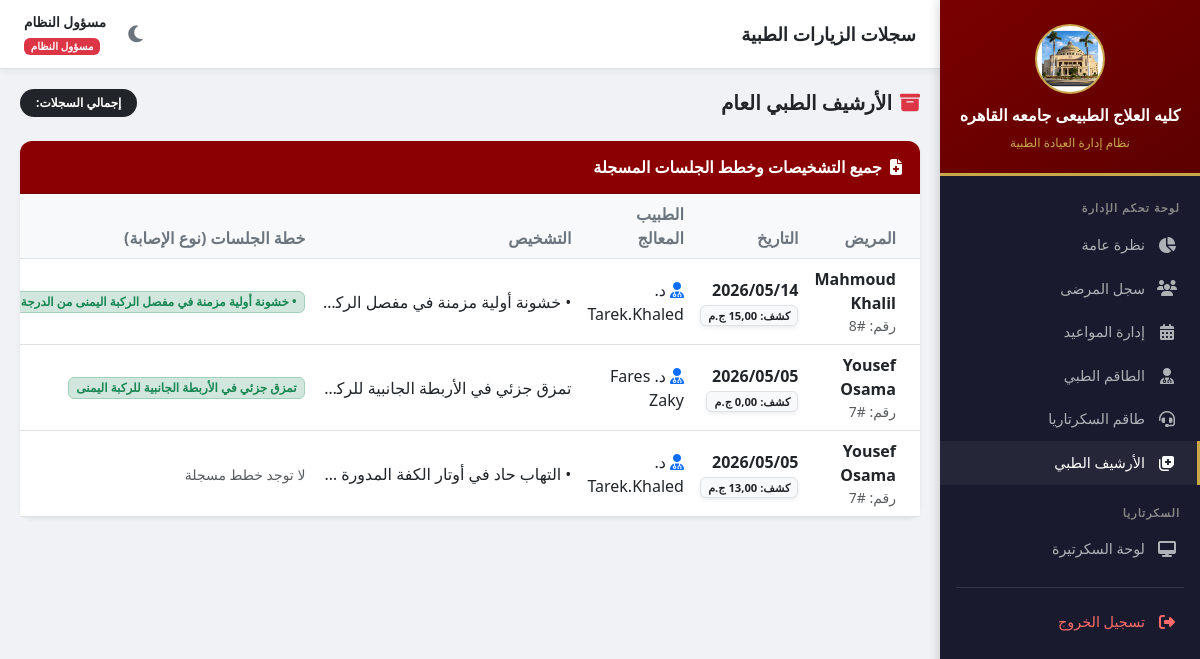
The page /admin-panel/records/ (signed in) on the database its author committed.
### clinic/models.py (models this page shows, shortened)
class MedicalRecord(models.Model):
    patient = models.ForeignKey(Patient, on_delete=models.CASCADE, related_name='medical_records', verbose_name="المريض")
    doctor = models.ForeignKey(Doctor, on_delete=models.CASCADE, verbose_name="الدكتور")
    appointment = models.OneToOneField(Appointment, on_delete=models.SET_NULL, null=True, blank=True, related_name='medical_record', verbose_name="الموعد")
    visit_date = models.DateField(verbose_name="تاريخ الزيارة")
    diagnosis = models.TextField(verbose_name="التشخيص")
    symptoms = models.TextField(blank=True, verbose_name="الأعراض")
    notes = models.TextField(blank=True, verbose_name="ملاحظات الطبيب")
    created_at = models.DateTimeField(auto_now_add=True)
    updated_at = models.DateTimeField(auto_now=True)
    class Meta:
        verbose_name = "سجل طبي"
        verbose_name_plural = "السجلات الطبية"
        ordering = ['-visit_date']

class Patient(models.Model):
    GENDER_CHOICES = [('M', 'ذكر'), ('F', 'أنثى')]
    patient_number = models.AutoField(primary_key=True, verbose_name="رقم المريض")
    name = models.CharField(max_length=150, verbose_name="الاسم")
    gender = models.CharField(max_length=1, choices=GENDER_CHOICES, verbose_name="الجنس")
    birth_date = models.DateField(verbose_name="تاريخ الميلاد")
    phone = models.CharField(max_length=20, blank=True, verbose_name="رقم الهاتف")
    address = models.TextField(blank=True, verbose_name="العنوان")
    national_id = models.CharField(max_length=14, unique=True, verbose_name="الرقم القومي", null=True, blank=True)
    created_at = models.DateTimeField(auto_now_add=True)
    updated_at = models.DateTimeField(auto_now=True)
    class Meta:
        verbose_name = "مريض"
        verbose_name_plural = "المرضى"

class Appointment(models.Model):
    STATUS_CHOICES = [
        ('pending', 'قيد الانتظار'),
        ('confirmed', 'مؤكد'),
        ('completed', 'مكتمل'),
        ('cancelled', 'ملغي'),
    ]
    TYPE_CHOICES = [
        ('new', 'كشف جديد'),
        ('followup', 'استشارة / متابعة'),
        ('session', 'جلسة علاجية'),
    ]
    patient = models.ForeignKey(Patient, on_delete=models.CASCADE, related_name='appointments', verbose_name="المريض")
    doctor = models.ForeignKey(Doctor, on_delete=models.SET_NULL, null=True, blank=True, related_name='appointments', verbose_name="الدكتور")
    specialty = models.ForeignKey(Specialty, on_delete=models.CASCADE, verbose_name="التخصص")
    appointment_type = models.CharField(max_length=20, choices=TYPE_CHOICES, default='new', verbose_name="نوع الموعد")
    appointment_date = models.DateField(verbose_name="تاريخ الموعد")
    appointment_time = models.TimeField(verbose_name="وقت الموعد")
    status = models.CharField(max_length=20, choices=STATUS_CHOICES, default='pending', verbose_name="الحالة")
    notes = models.TextField(blank=True, verbose_name="ملاحظات")
    consultation_fee = models.DecimalField(max_digits=8, decimal_places=2, verbose_name="السعر المدفوع", default=0.0)
    created_by = models.ForeignKey(User, on_delete=models.SET_NULL, null=True, blank=True, related_name='created_appointments', verbose_name="تم التسجيل بواسطة")
    created_at = models.DateTimeField(auto_now_add=True)
    updated_at = models.DateTimeField(auto_now=True)
    class Meta:
        verbose_name = "موعد"
        verbose_name_plural = "المواعيد"
        ordering = ['appointment_date', 'appointment_time']

class Doctor(models.Model):
    user = models.OneToOneField(User, on_delete=models.CASCADE, verbose_name="المستخدم")
    specialty = models.ForeignKey(Specialty, on_delete=models.SET_NULL, null=True, verbose_name="التخصص")
    phone = models.CharField(max_length=20, blank=True, verbose_name="رقم الهاتف")
    def __str__(self):
        return f"د. {self.user.get_full_name() or self.user.username}"
    class Meta:
        verbose_name = "دكتور"
        verbose_name_plural = "الأطباء"

class Prescription(models.Model):
    medical_record = models.ForeignKey(MedicalRecord, on_delete=models.CASCADE, related_name='prescriptions', verbose_name="السجل الطبي")
    doctor = models.ForeignKey(Doctor, on_delete=models.CASCADE, verbose_name="الدكتور")
    injury_type = models.CharField(max_length=200, verbose_name="نوع الإصابة")
    total_sessions = models.PositiveIntegerField(verbose_name="إجمالي عدد الجلسات", default=1)
    completed_sessions = models.PositiveIntegerField(verbose_name="عدد الجلسات المنفذة", default=0)
    first_session_date = models.DateField(verbose_name="تاريخ أول جلسة", null=True, blank=True)
    last_session_date = models.DateField(verbose_name="تاريخ آخر جلسة", null=True, blank=True)
    instructions = models.TextField(blank=True, verbose_name="تعليمات إضافية")
    created_at = models.DateTimeField(auto_now_add=True)
    updated_at = models.DateTimeField(auto_now=True)
    class Meta:
        verbose_name = "خطة جلسات"
        verbose_name_plural = "خطط الجلسات"

### clinic/views.py (the view)
# urls.py: path('admin-panel/records/', views.admin_records, name='admin_records'),
@login_required
@user_passes_test(is_admin, login_url='login')
def admin_records(request):
    records = MedicalRecord.objects.select_related('patient', 'doctor').prefetch_related('prescriptions').order_by('-visit_date')
    page_obj = _paginate(records, request)
    return render(request, 'admin/records.html', {'records': page_obj})

### clinic/views.py (called while the page is built)
def is_admin(user):
    return user.is_superuser or user.is_staff

def _paginate(queryset, request):
    paginator = Paginator(queryset, ITEMS_PER_PAGE)
    page_number = request.GET.get('page')
    return paginator.get_page(page_number)

### templates/admin/records.html (shortened to what this page needs)
{% extends 'base.html' %}
{% block page_title %}سجلات الزيارات الطبية{% endblock %}
{% block content %}
<div class="d-flex justify-content-between align-items-center mb-4">
    <h5 class="fw-bold text-body mb-0">
        <i class="fas fa-archive me-2 text-danger"></i>الأرشيف الطبي العام
    </h5>
    <span class="badge bg-dark px-3 py-2 rounded-pill">إجمالي السجلات: {{ records.count }}</span>
</div>
<div class="card shadow-sm border-0">
    <div class="card-header text-white d-flex justify-content-between align-items-center" style="background: #8B0000;">
        <span><i class="fas fa-file-medical me-2"></i>جميع التشخيصات وخطط الجلسات المسجلة</span>
    </div>
    <div class="card-body p-0">
        <div class="table-responsive">
            <table class="table table-hover align-middle mb-0">
                <thead class="table-light text-muted">
                    <tr>
                        <th class="ps-4">المريض</th>
                        <th>التاريخ</th>
                        <th>الطبيب المعالج</th>
                        <th>التشخيص</th>
                        <th>خطة الجلسات (نوع الإصابة)</th>
                    </tr>
                </thead>
                <tbody>
                    {% for record in records %}
                    <tr>
                        <td class="ps-4">
                            <div class="d-flex flex-column">
                                <a href="{% url 'admin_patient_detail' record.patient.pk %}" class="fw-bold text-body text-decoration-none">
                                    {{ record.patient.name }}
                                </a>
                                <small class="text-muted">رقم: #{{ record.patient.patient_number }}</small>
                            </div>
                        </td>
                        <td>
                            <div class="fw-bold">{{ record.visit_date|date:"Y/m/d" }}</div>
                            {% if record.appointment %}
                            <small class="badge bg-light text-body border shadow-sm" style="font-size: 0.7rem;">
                                كشف: {{ record.appointment.consultation_fee }} ج.م
                            </small>
                            {% endif %}
                        </td>
                        <td>
                            <span class="text-body"><i class="fas fa-user-md me-1 text-primary"></i>{{ record.doctor }}</span>
                        </td>
                        <td>
                            <div class="text-truncate" style="max-width: 250px;" title="{{ record.diagnosis }}">
                            </div>
                        </td>
                        <td>
                            {% if record.prescriptions.all %}
                                <div class="d-flex flex-wrap gap-1">
                                    {% for rx in record.prescriptions.all|slice:":2" %}
                                        <span class="badge bg-success-subtle text-success border border-success-subtle" style="font-size: 0.75rem;">
                                            {{ rx.injury_type }}
                                        </span>
                                    {% endfor %}
                                </div>
                            {% else %}
                                <span class="text-muted small">لا توجد خطط مسجلة</span>
                            {% endif %}
                        </td>
                    </tr>
                    {% endfor %}
                </tbody>
            </table>
        </div>
    </div>
</div>
{% endblock %}

### templates/base.html (shortened to what this page needs)
<!DOCTYPE html>
<html lang="ar" dir="rtl">
<head>
<link href="https://cdn.jsdelivr.net/npm/bootstrap@5.3.0/dist/css/bootstrap.rtl.min.css" rel="stylesheet">
<link href="https://cdnjs.cloudflare.com/ajax/libs/font-awesome/6.4.0/css/all.min.css" rel="stylesheet">
</head>
<body>
{% load auth_extras %}
{% if user.is_authenticated %}
<div class="sidebar" id="sidebar">
  <div class="sidebar-header">
    <div class="logo-container"><img src="/media/2.png" alt="لوجو جامعة القاهرة"></div>
    <h6>كليه العلاج الطبيعى جامعه القاهره</h6>
    <small>نظام إدارة العيادة الطبية</small>
  </div>
  <div class="sidebar-nav-container">
    {% if user.is_staff or user.is_superuser %}
    <div class="nav-section">لوحة تحكم الإدارة</div>
    <a href="{% url 'admin_dashboard' %}" class="nav-link-side {% if request.resolver_match.url_name == 'admin_dashboard' %}active{% endif %}" onclick="closeSidebar()"><i class="fas fa-chart-pie"></i> نظرة عامة</a>
    <a href="{% url 'admin_patients' %}" class="nav-link-side " onclick="closeSidebar()"><i class="fas fa-users"></i> سجل المرضى</a>
    <a href="{% url 'admin_appointments' %}" class="nav-link-side {% if request.resolver_match.url_name == 'admin_appointments' %}active{% endif %}" onclick="closeSidebar()"><i class="fas fa-calendar-alt"></i> إدارة المواعيد</a>
    <a href="{% url 'admin_doctors' %}" class="nav-link-side {% if request.resolver_match.url_name == 'admin_doctors' %}active{% endif %}" onclick="closeSidebar()"><i class="fas fa-user-md"></i> الطاقم الطبي</a>
    <a href="{% url 'admin_secretaries' %}" class="nav-link-side {% if 'admin_secreta' in request.resolver_match.url_name %}active{% endif %}" onclick="closeSidebar()"><i class="fas fa-headset"></i> طاقم السكرتاريا</a>
    <a href="{% url 'admin_records' %}" class="nav-link-side {% if request.resolver_match.url_name == 'admin_records' %}active{% endif %}" onclick="closeSidebar()"><i class="fas fa-notes-medical"></i> الأرشيف الطبي</a>
    <div class="nav-section" style="margin-top:8px;">السكرتاريا</div>
    <a href="{% url 'secretary_dashboard' %}" class="nav-link-side {% if request.resolver_match.url_name == 'secretary_dashboard' %}active{% endif %}" onclick="closeSidebar()"><i class="fas fa-desktop"></i> لوحة السكرتيرة</a>
    {% endif %}
    <div class="mt-3 border-top border-secondary pt-2" style="opacity:.3; margin: 0 16px;"></div>
    <a href="{% url 'logout' %}" class="nav-link-side mt-1" style="color:#ff6b6b;" onclick="closeSidebar()"><i class="fas fa-sign-out-alt"></i> تسجيل الخروج</a>
  </div>
</div>
<div class="main-content">
  <div class="topbar">
    <div class="d-flex align-items-center gap-2">
      <h5>{% block page_title %}{% endblock %}</h5>
    </div>
    <div class="d-flex align-items-center gap-3">
      <button class="theme-toggle" onclick="toggleTheme()" title="تبديل الوضع" aria-label="تبديل الوضع الليلي">
        <i class="fas fa-moon" id="themeIcon"></i>
      </button>
      <div class="text-end d-none d-sm-block">
        <div class="fw-bold" style="font-size:.85rem;">{{ user.get_full_name|default:user.username }}</div>
        {% if user.is_staff %}<span class="badge bg-danger" style="font-size:.65rem;">مسؤول النظام</span>
        {% elif user|has_group:"secretary" %}<span class="badge bg-success" style="font-size:.65rem;">سكرتيرة</span>
        {% else %}<span class="badge bg-primary" style="font-size:.65rem;">طبيب</span>{% endif %}
      </div>
    </div>
  </div>
  <div class="content-area">
    {% block content %}{% endblock %}
  </div>
</div>
{% else %}
{% block full_content %}{% endblock %}
{% endif %}
</body>
</html>

### templates/base.html (style rules this page uses)
:root { --cu-red: #8B0000; --cu-gold: #C9A84C; --cu-dark: #1a1a2e; --cu-gray: #f0f2f5; --sidebar-w: 260px; --bg-body: #f0f2f5; --bg-card: #ffffff; --bg-card-alt: #f8f9fa; --text-main: #212529; --text-muted: #6c757d; --border-color: #dee2e6; --topbar-bg: #ffffff; --table-hover: rgba(0,0,0,0.02); --shadow: 0 2px 8px rgba(0,0,0,0.06); }
body { font-family: 'Segoe UI', Tahoma, sans-serif; background: var(--bg-body); color: var(--text-main); transition: background .3s, color .3s; }
.sidebar { width: var(--sidebar-w); min-height: 100vh; background: var(--cu-dark); position: fixed; right: 0; top: 0; z-index: 1050; display: flex; flex-direction: column; box-shadow: -2px 0 10px rgba(0,0,0,0.15); transition: transform .3s ease; }
.sidebar-header { background: linear-gradient(145deg, #7a0000, #5c0000); padding: 24px 16px 20px; text-align: center; border-bottom: 3px solid var(--cu-gold); }
.sidebar-header .logo-container { width: 70px; height: 70px; margin: 0 auto 12px; background: white; border-radius: 50%; border: 2px solid var(--cu-gold); overflow: hidden; display: flex; align-items: center; justify-content: center; }
.sidebar-header .logo-container img { width: 100%; height: 100%; object-fit: cover; }
.sidebar-header h6 { color: #fff; margin: 0 0 4px; font-size: 1rem; font-weight: 700; }
.sidebar-header small { color: var(--cu-gold); font-size: .75rem; }
.sidebar-nav-container { flex-grow: 1; padding: 12px 0; overflow-y: auto; }
.nav-section { padding: 12px 20px 6px; color: #888; font-size: .7rem; font-weight: 600; text-transform: uppercase; letter-spacing: 1px; }
.nav-link-side { display: flex; align-items: center; gap: 12px; padding: 11px 20px; color: #aeb2b7; text-decoration: none; transition: all .2s; border-right: 3px solid transparent; font-size: .9rem; }
.nav-link-side:hover, .nav-link-side.active { color: #fff; background: rgba(255,255,255,.05); border-right-color: var(--cu-gold); }
.nav-link-side i { width: 20px; text-align: center; font-size: 1rem; }
.main-content { margin-right: var(--sidebar-w); min-height: 100vh; transition: margin .3s; }
.topbar { background: var(--topbar-bg); padding: 12px 24px; display: flex; align-items: center; justify-content: space-between; box-shadow: var(--shadow); position: sticky; top: 0; z-index: 99; border-bottom: 1px solid var(--border-color); }
.topbar h5 { margin: 0; color: var(--text-main); font-weight: 700; font-size: 1.15rem; }
.content-area { padding: 20px; }
.card { border: 1px solid var(--border-color); border-radius: 12px; box-shadow: var(--shadow); background: var(--bg-card); color: var(--text-main); }
.card-header { background: var(--cu-red); color: white; border-radius: 12px 12px 0 0 !important; padding: 14px 18px; font-weight: 600; }
.card-body { background: var(--bg-card); color: var(--text-main); }
.table { color: var(--text-main); --bs-table-bg: var(--bg-card); --bs-table-hover-bg: var(--table-hover); }
.table-light { --bs-table-bg: var(--bg-card-alt) !important; --bs-table-color: var(--text-muted) !important; }
.theme-toggle { background: none; border: none; color: var(--text-muted); font-size: 1.2rem; cursor: pointer; padding: 6px; border-radius: 8px; }

### rows shown on the page
MedicalRecord: patient.name "Mahmoud Khalil", patient.patient_number "8", visit_date "2026/05/14", appointment.consultation_fee "15,00", doctor "د. Tarek.Khaled"
Prescription: injury_type "• خشونة أولية مزمنة في مفصل الركبة اليمنى من الدرجة…"
MedicalRecord: patient.name "Yousef Osama", patient.patient_number "7", visit_date "2026/05/05", appointment.consultation_fee "0,00", doctor "د. Fares Zaky"
Prescription: injury_type "تمزق جزئي في الأربطة الجانبية للركبة اليمنى"
MedicalRecord: patient.name "Yousef Osama", patient.patient_number "7", visit_date "2026/05/05", appointment.consultation_fee "13,00", doctor "د. Tarek.Khaled", shows "لا توجد خطط مسجلة"

### other values the page prints
{{ user.get_full_name|default:user.username }} "مسؤول النظام"
